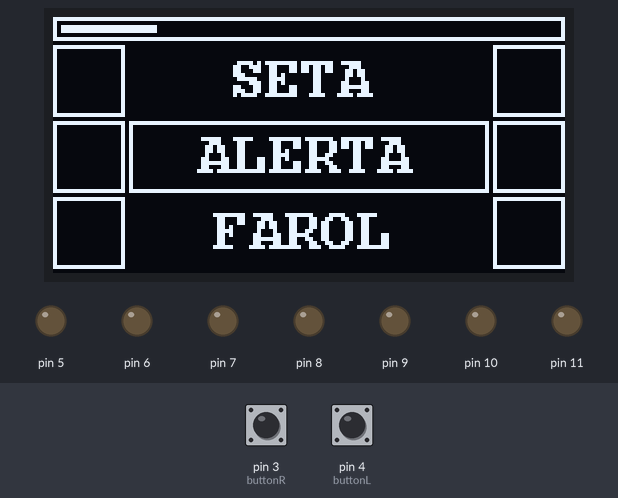
The sketch below on a simulated Arduino Uno, built with avr-gcc and run on an emulated ATmega328P. Shown: 128×64 one-colour display, output pins drawn as LEDs (lit = HIGH). Dashed ring = blinking. The test bench sets the inputs (shaded band); at power-on: pin 4 (buttonL) HIGH, pin 3 (buttonR) HIGH.

Above: at 10.2 s.
10.3 s: pin 4 (buttonL) pulled LOW for 0.15 s
At 11.6 s:
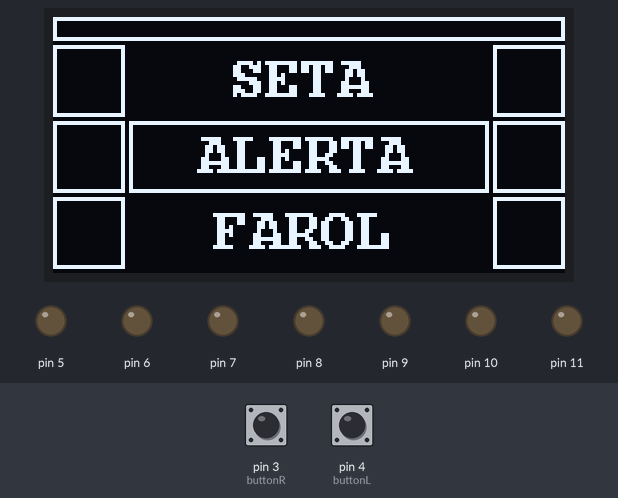
12.1 s: pin 3 (buttonR) pulled LOW for 3.2 s
At 15.89 s:
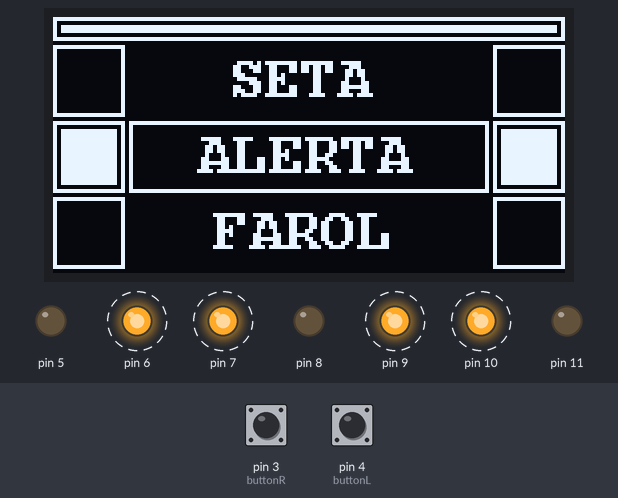
15.9 s: pin 4 (buttonL) pulled LOW for 1 s
17.5 s: pin 3 (buttonR) pulled LOW for 0.15 s
At 18.3 s:
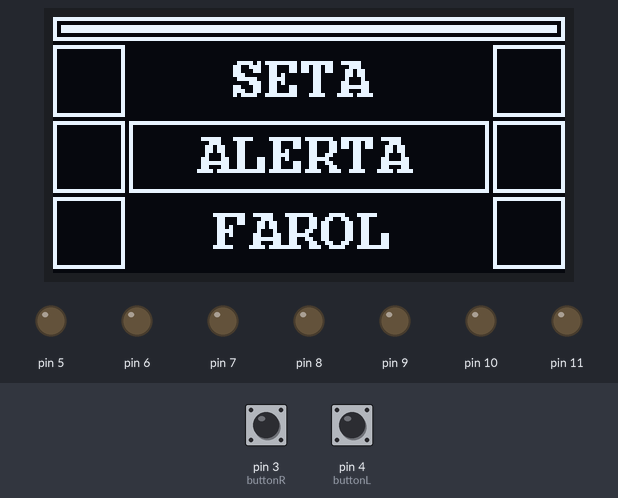
Timing chart, 0 to 19.2 s (numbered marks = the images above; inputs shaded):
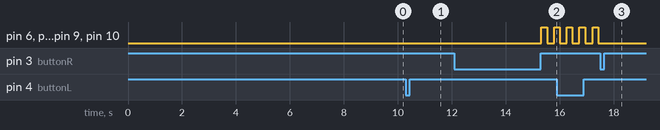

The sketch:

script.ino
```cpp
#include "U8glib.h"

U8GLIB_SSD1306_128X64 u8g(U8G_I2C_OPT_NO_ACK);

bool seta    = false;
bool setaBC  = false;
bool setaRO  = false;
bool setaRC  = false;
bool setaLO  = false;
bool setaLC  = false;

bool alerta  = false;
bool alertaO = false;
bool alertaC = false;

bool farol   = false;
bool farolO  = false;
bool farolC  = false;

bool blink   = false;
int  counter = 0;

int  buttonR = 3;
int  buttonL = 4;

int  barF    = 0;
bool selectF = false;

int  valueF  = 7;
bool eventF  = true;

bool loading = true;

void setup() {
	pinMode(buttonR, INPUT_PULLUP);
	pinMode(buttonL, INPUT_PULLUP);

	pinMode(5, OUTPUT);
	pinMode(6, OUTPUT);
	pinMode(7, OUTPUT);
	pinMode(8, OUTPUT);
	pinMode(9, OUTPUT);
	pinMode(10,OUTPUT);
	pinMode(11,OUTPUT);
}

void loop() {
	if (loading) {
		start();
	} else {
		menu();
	}
}

void menu() {

	u8g.firstPage();

	do {

		u8g.setFont(u8g_font_courB10);

		u8g.drawStr  ( 44, 20, "SETA"  );
		u8g.drawStr  ( 36, 39, "ALERTA");
		u8g.drawStr  ( 40, 58, "FAROL" );

		u8g.drawFrame(  0,  0,128,  6);

		u8g.drawFrame(  0,  7, 18, 18);
		u8g.drawFrame(110,  7, 18, 18);

		u8g.drawFrame(  0, 26, 18, 18);
		u8g.drawFrame(110, 26, 18, 18);

		u8g.drawFrame(  0, 45, 18, 18);
		u8g.drawFrame(110, 45, 18, 18);

		u8g.drawFrame( 19, valueF, 90, 18);

		if (digitalRead(buttonR) == LOW) {
			eventF = true;
		}

		if (digitalRead(buttonR) == HIGH && eventF && !selectF) {
			if (valueF < 45) {
				valueF += 19;
			}
			else {
				valueF = 7;
			}

			eventF = false;
		}

		if (digitalRead(buttonL) == LOW) {
			barF = -50;
		}

		if (digitalRead(buttonL) == HIGH) {
			barF++;
		}

		if (barF > 0 && barF < 123 && !selectF) {
			u8g.drawBox( 2, 2, barF, 2);
		}

		if (barF > 0 && barF < 123 && selectF) {
			u8g.drawBox( 2, 2, 123 - barF, 2);
		}

		if (selectF && barF < 0) {
			u8g.drawBox( 2, 2, 124, 2);
		}

		if (barF > 123) {
			if (selectF) {
				u8g.drawBox( 2, 2, 124, 2);
			}
		}

		if (barF == 123) {
			if (selectF) {
				selectF = false;
			}
			else {
				selectF = true;
			}
		}

		if (selectF && valueF == 7) {
			if (digitalRead(buttonL) == LOW) {
				setaLO = true;
			}

			if (digitalRead(buttonL) == HIGH && setaLO == true) {
				setaLO = false;
				if (setaLC) {
					setaLC  = false;
					setaBC  = false;
				}
				else {
					setaLC  = true;
					setaRC  = false;
					alertaC = false;
				}
			}

			if (digitalRead(buttonR) == LOW) {
				setaRO = true;
			}

			if (digitalRead(buttonR) == HIGH && setaRO == true) {
				setaRO = false;
				if (setaRC) {
					setaRC  = false;
					setaBC  = false;
				}
				else {
					setaRC  = true;
					setaBC  = true;
					setaLC  = false;
					alertaC = false;
				}
			}

			if (barF == -10) {
				if (setaLC) {
					setaLC = false;
					if (setaBC) {
						setaRC = true;
					}
				}
				else {
					setaLC = true;
					setaRC = false;
				}
			}
		}

		if (setaLC && (barF == -50 || barF > -10)) {
			if (counter >= 0 && counter < 5) {
				u8g.drawBox  (  2,  9, 14, 14);
			}

			if (blink) {
				analogWrite(5, 255);
				analogWrite(6, 255);
				analogWrite(7, 0);
			}
		}

		if (setaRC && (barF == -50 || barF > -10)) {
			if (counter >= 0 && counter < 5) {
				u8g.drawBox  (112,  9, 14, 14);
			}

			if (blink) {
				analogWrite(8, 255);
				analogWrite(9, 255);
				analogWrite(10,0);
			}
		}

		if (selectF && valueF == 26) {
			if (digitalRead(buttonR) == LOW) {
				alertaO = true;
			}

			if (digitalRead(buttonR) == HIGH && alertaO == true) {
				alertaO = false;
				if (alertaC) {
					alertaC = false;
				}
				else {
					alertaC = true;
					setaRC  = false;
					setaLC  = false;
				}
			}
		}

		if (alertaC) {
			if (counter >= 0 && counter < 5) {
				u8g.drawBox  (  2, 28, 14, 14);
				u8g.drawBox  (112, 28, 14, 14);
			}

			if (blink) {
				analogWrite(5, 0);
				analogWrite(6, 255);
				analogWrite(7, 255);
				analogWrite(8, 0);
				analogWrite(9, 255);
				analogWrite(10,255);
			}
		}

		if (selectF && valueF == 45) {
			if (digitalRead(buttonR) == LOW) {
				farolO = true;
			}

			if (digitalRead(buttonR) == HIGH && farolO == true) {
				farolO = false;
				if (farolC) {
					farolC = false;
				}
				else {
					farolC = true;
				}
			}
		}

		if (farolC) {
			u8g.drawBox  (  2, 47, 14, 14);
			u8g.drawBox  (112, 47, 14, 14);

			digitalWrite(11, HIGH);
		}
		else {
			digitalWrite(11, LOW);
		}

		counter++;
		if (counter == 9) {
			counter = 0;

			if (blink) {
				blink = false;
			}
				else {
				blink = true;
			}
		}

		if (!blink) {
			analogWrite(5, 0);
			analogWrite(6, 0);
			analogWrite(7, 0);
			analogWrite(8, 0);
			analogWrite(9, 0);
			analogWrite(10,0);
		}

	} while(u8g.nextPage());

}

void start() {

	float c, cx, cy, cz, cxx, cyy, czz, cxxx, cyyy, czzz;

	int x = 64;
	int y = 32;

	int frame[12][2];

	int cube[8][3] = {
		{-20,-20, 20},
		{ 20,-20, 20},
		{ 20, 20, 20},
		{-20, 20, 20},
		{-20,-20,-20},
		{ 20,-20,-20},
		{ 20, 20,-20},
		{-20, 20,-20}
	};

	char ae[2] = "";
		 ae[0] = 198;

	for (int angle = 0; angle <= 90; angle = angle + 2) {

		u8g.firstPage();

		do {

			u8g.setFont(u8g_font_courB14);

			u8g.drawStr( 12, 35, "sinaliz-");
			u8g.drawStr(100, 35, ae);

			for (int i = 0; i < 8; i++) {
				c = angle * 0.0174532;

				cz = cube[i][2] * cos(c) - cube[i][0] * sin(c);
				cx = cube[i][2] * sin(c) + cube[i][0] * cos(c);
				cy = cube[i][1];

				cyy = cy * cos(c) - cz * sin(c);
				czz = cy * sin(c) + cz * cos(c);
				cxx = cx;

				cxxx = cxx * cos(c) - cyy * sin(c);
				cyyy = cxx * sin(c) + cyy * cos(c);
				czzz = czz;

				cxxx = cxxx + x;
				cyyy = cyyy + y;

				frame[i][0] = cxxx;
				frame[i][1] = cyyy;
				frame[i][2] = czzz;

				u8g.drawPixel (cxxx, cyyy);
			}

			u8g.drawLine(frame[0][0], frame[0][1], frame[1][0], frame[1][1]);
			u8g.drawLine(frame[1][0], frame[1][1], frame[2][0], frame[2][1]);
			u8g.drawLine(frame[2][0], frame[2][1], frame[3][0], frame[3][1]);
			u8g.drawLine(frame[3][0], frame[3][1], frame[0][0], frame[0][1]);

			u8g.drawLine(frame[4][0], frame[4][1], frame[5][0], frame[5][1]);
			u8g.drawLine(frame[5][0], frame[5][1], frame[6][0], frame[6][1]);
			u8g.drawLine(frame[6][0], frame[6][1], frame[7][0], frame[7][1]);
			u8g.drawLine(frame[7][0], frame[7][1], frame[4][0], frame[4][1]);

			u8g.drawLine(frame[0][0], frame[0][1], frame[4][0], frame[4][1]);
			u8g.drawLine(frame[1][0], frame[1][1], frame[5][0], frame[5][1]);
			u8g.drawLine(frame[2][0], frame[2][1], frame[6][0], frame[6][1]);
			u8g.drawLine(frame[3][0], frame[3][1], frame[7][0], frame[7][1]);

			if (angle == 90) {
				loading = false;
			}

		} while (u8g.nextPage());

	}

}
```

Measured:
- after the input at 12.1 s, pin 6, pin 7, pin 9, pin 10: LOW → HIGH after 3.2 s, → LOW 0.21 s later, → HIGH 0.26 s later
- after the input at 17.5 s, pin 6, pin 7, pin 9, pin 10: stops changing and stays LOW
